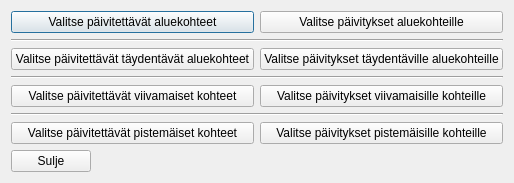
<?xml version="1.0" encoding="UTF-8"?>
<ui version="4.0">
 <class>DialogChangeFieldValuesForGroup</class>
 <widget class="QDialog" name="DialogChangeFieldValuesForGroup">
  <property name="geometry">
   <rect>
    <x>0</x>
    <y>0</y>
    <width>441</width>
    <height>165</height>
   </rect>
  </property>
  <property name="windowTitle">
   <string>Vaihda ominaisuustietoja joukolle kaavakohteita</string>
  </property>
  <layout class="QVBoxLayout" name="verticalLayout">
   <item>
    <layout class="QHBoxLayout" name="horizontalLayout">
     <item>
      <widget class="QPushButton" name="pushButtonSelectPolygonFeatures">
       <property name="text">
        <string>Valitse päivitettävät aluekohteet</string>
       </property>
      </widget>
     </item>
     <item>
      <widget class="QPushButton" name="pushButtonChooseUpdatedAttributesAndValuesForSpatialFeatures">
       <property name="text">
        <string>Valitse päivitykset aluekohteille</string>
       </property>
      </widget>
     </item>
    </layout>
   </item>
   <item>
    <widget class="Line" name="line">
     <property name="orientation">
      <enum>Qt::Horizontal</enum>
     </property>
    </widget>
   </item>
   <item>
    <layout class="QHBoxLayout" name="horizontalLayout_2">
     <item>
      <widget class="QPushButton" name="pushButtonSelectSupplementaryPolygonFeatures">
       <property name="text">
        <string>Valitse päivitettävät täydentävät aluekohteet</string>
       </property>
      </widget>
     </item>
     <item>
      <widget class="QPushButton" name="pushButtonChooseUpdatedAttributesAndValuesForSuplementarySpatialFeatures">
       <property name="text">
        <string>Valitse päivitykset täydentäville aluekohteille</string>
       </property>
      </widget>
     </item>
    </layout>
   </item>
   <item>
    <widget class="Line" name="line_2">
     <property name="orientation">
      <enum>Qt::Horizontal</enum>
     </property>
    </widget>
   </item>
   <item>
    <layout class="QHBoxLayout" name="horizontalLayout_3">
     <item>
      <widget class="QPushButton" name="pushButtonSelectLineFeatures">
       <property name="text">
        <string>Valitse päivitettävät viivamaiset kohteet</string>
       </property>
      </widget>
     </item>
     <item>
      <widget class="QPushButton" name="pushButtonChooseUpdatedAttributesAndValuesForSpatialLineFeatures">
       <property name="text">
        <string>Valitse päivitykset viivamaisille kohteille</string>
       </property>
      </widget>
     </item>
    </layout>
   </item>
   <item>
    <widget class="Line" name="line_3">
     <property name="orientation">
      <enum>Qt::Horizontal</enum>
     </property>
    </widget>
   </item>
   <item>
    <layout class="QHBoxLayout" name="horizontalLayout_4">
     <item>
      <widget class="QPushButton" name="pushButtonSelectPointFeatures">
       <property name="text">
        <string>Valitse päivitettävät pistemäiset kohteet</string>
       </property>
      </widget>
     </item>
     <item>
      <widget class="QPushButton" name="pushButtonChooseUpdatedAttributesAndValuesForSpatialPointFeatures">
       <property name="text">
        <string>Valitse päivitykset pistemäisille kohteille</string>
       </property>
      </widget>
     </item>
    </layout>
   </item>
   <item>
    <spacer name="verticalSpacer">
     <property name="orientation">
      <enum>Qt::Vertical</enum>
     </property>
     <property name="sizeHint" stdset="0">
      <size>
       <width>20</width>
       <height>40</height>
      </size>
     </property>
    </spacer>
   </item>
   <item>
    <layout class="QHBoxLayout" name="horizontalLayout_5">
     <item>
      <widget class="QPushButton" name="pushButtonClose">
       <property name="text">
        <string>Sulje</string>
       </property>
      </widget>
     </item>
     <item>
      <spacer name="horizontalSpacer">
       <property name="orientation">
        <enum>Qt::Horizontal</enum>
       </property>
       <property name="sizeHint" stdset="0">
        <size>
         <width>40</width>
         <height>20</height>
        </size>
       </property>
      </spacer>
     </item>
    </layout>
   </item>
  </layout>
 </widget>
 <resources/>
 <connections/>
</ui>
